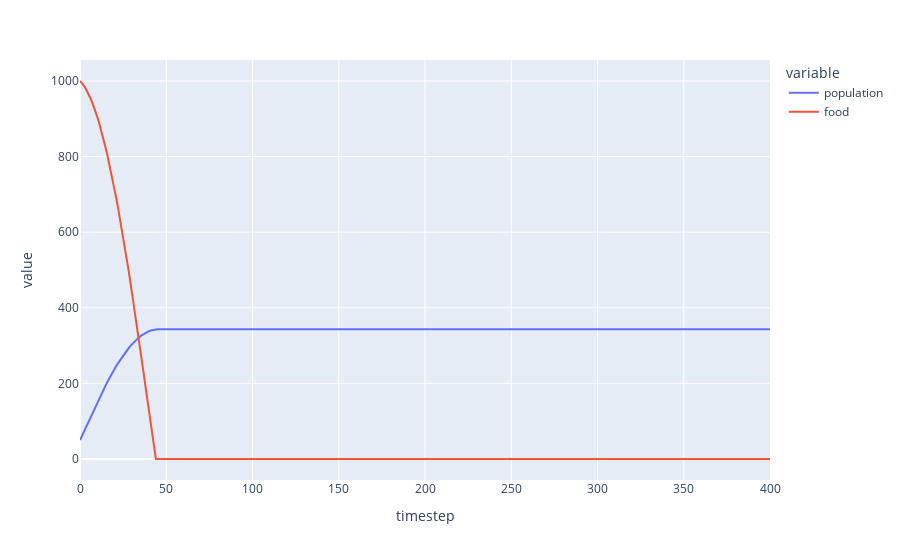

The notebook cell saved with this chart:
### Markdown cell above
After plotting the results, let's go and update the parameters, and then select `Cell` and `Run All Above`:

[Link to System Parameters](#2.-System-Parameters)

### Code cell
simulation_result.plot(
    kind='line',
    x='timestep',
    y=['population','food']
)

### Figure 1 — Plotly figure (JSON) as saved in the notebook; plotly's stock layout.template omitted (floating-point values rounded to 4 significant figures; data arrays with more than 128 entries replaced by an {"elided": "..."} marker saying what was removed)
{"data": [{"hovertemplate": "variable=population<br>timestep=%{x}<br>value=%{y}<extra></extra>", "legendgroup": "population", "line": {"color": "#636efa", "dash": "solid"}, "marker": {"symbol": "circle"}, "mode": "lines", "name": "population", "orientation": "v", "showlegend": true, "type": "scatter", "x": {"elided": "401 int values"}, "xaxis": "x", "y": {"elided": "401 int values"}, "yaxis": "y"}, {"hovertemplate": "variable=food<br>timestep=%{x}<br>value=%{y}<extra></extra>", "legendgroup": "food", "line": {"color": "#EF553B", "dash": "solid"}, "marker": {"symbol": "circle"}, "mode": "lines", "name": "food", "orientation": "v", "showlegend": true, "type": "scatter", "x": {"elided": "401 int values"}, "xaxis": "x", "y": {"elided": "401 float values"}, "yaxis": "y"}], "layout": {"legend": {"title": {"text": "variable"}, "tracegroupgap": 0}, "margin": {"t": 60}, "xaxis": {"anchor": "y", "domain": [0, 1], "title": {"text": "timestep"}}, "yaxis": {"anchor": "x", "domain": [0, 1], "title": {"text": "value"}}}}
